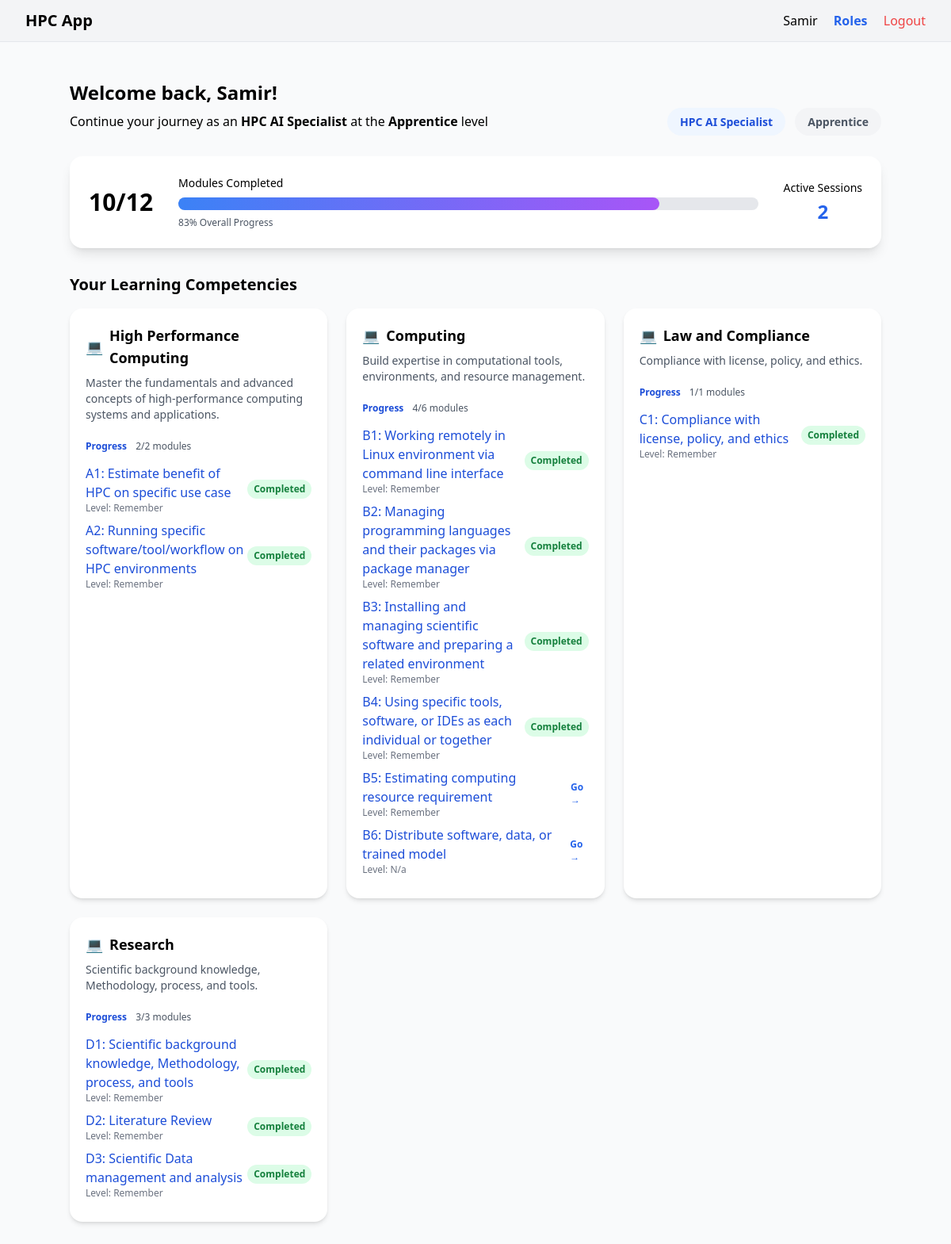
The page /dashboard (signed in) on the database its author committed.
### app/models.py (models this page shows)
class User(UserMixin, db.Model):
    id = db.Column(db.Integer, primary_key=True)
    name = db.Column(db.String(80))
    email = db.Column(db.String(120), unique=True, nullable=False)
    password = db.Column(db.String(200), nullable=False)
    role = db.Column(db.String(64))  # "ai_specialist" or "comp_chem_specialist"
    current_level = db.Column(db.String(32), default="Apprentice")
    created_at = db.Column(db.DateTime, default=datetime.utcnow)
    progress = db.relationship('Progress', backref='user', lazy=True)

class Competency(db.Model):
    id = db.Column(db.Integer, primary_key=True)
    key = db.Column(db.String(2), unique=True, nullable=False)
    name = db.Column(db.String(128), nullable=False)
    description = db.Column(db.Text)
    modules = db.relationship('Module', backref='competency', lazy=True)

class Module(db.Model):
    id = db.Column(db.Integer, primary_key=True)
    competency_id = db.Column(db.Integer, db.ForeignKey('competency.id'), nullable=False)
    key = db.Column(db.String(5), unique=True, nullable=False)
    name = db.Column(db.String(128), nullable=False)
    description = db.Column(db.Text)
    order = db.Column(db.Integer, default=0)
    progresses = db.relationship('Progress', backref='module', lazy=True)

class Progress(db.Model):
    id = db.Column(db.Integer, primary_key=True)
    user_id = db.Column(db.Integer, db.ForeignKey('user.id'), nullable=False)
    module_id = db.Column(db.Integer, db.ForeignKey('module.id'), nullable=False)
    status = db.Column(db.String(32), default='incomplete')  # incomplete, completed
    quiz_passed = db.Column(db.Boolean, default=False)
    last_accessed = db.Column(db.DateTime, default=datetime.utcnow)
    learning_level = db.Column(db.String(32))  # remember, understand, apply, analyze, evaluate, create
    quiz_in_progress = db.Column(db.Boolean, default=False)
    current_quiz_question = db.Column(db.Text)
    quiz_answer = db.Column(db.String(8))
    current_skill = db.Column(db.String(32))
    last_wrong_attempt = db.Column(db.Integer, default=0)
    awaiting_quiz_confirmation = db.Column(db.Boolean, default=False)
    extra_expl_count = db.Column(db.Integer, default=0)
    quiz_type = db.Column(db.String(10), default='mcq')  # 'mcq' or 'text'
    __table_args__ = (
        db.UniqueConstraint('user_id', 'module_id', name='unique_user_module'),
    )

### app/main/routes.py (the view)
@main.route('/dashboard')
@login_required
def dashboard():
    modules_data = get_user_modules(current_user)
    total_modules = sum(len(c["modules"]) for c in modules_data)
    completed_modules = sum(1 for c in modules_data for m in c["modules"] if m["status"] == "completed")
    percent_complete = int((completed_modules / total_modules) * 100) if total_modules else 0
    role_name = role_display_names.get(current_user.role, current_user.role)
    current_level = current_user.current_level
    active_sessions = 2  # placeholder
    return render_template(
        'main/dashboard.html',
        modules_data=modules_data,
        completed_modules=completed_modules,
        total_modules=total_modules,
        percent_complete=percent_complete,
        role_name=role_name,
        current_level=current_level,
        active_sessions=active_sessions
    )

### app/__init__.py (called while the page is built)
def create_app():
    app = Flask(__name__)
    app.config.from_object('config.Config')
    db.init_app(app)
    migrate = Migrate(app, db)
    login_manager = LoginManager()
    login_manager.login_view = 'auth.login'
    login_manager.init_app(app)
    @login_manager.user_loader
    def load_user(user_id):
        return User.query.get(int(user_id))
    from .auth import auth as auth_blueprint
    from .main import main as main_blueprint
    from .chatbot import chatbot as chatbot_blueprint
    app.register_blueprint(auth_blueprint)
    app.register_blueprint(main_blueprint)
    app.register_blueprint(chatbot_blueprint)
    return app

### app/templates/main/dashboard.html
{% extends "base.html" %}
{% block content %}
<div class="max-w-5xl mx-auto">
    <div class="mb-8">
        <h2 class="text-2xl font-bold mb-2">Welcome back, {{ current_user.name }}!</h2>
        <div class="flex flex-wrap gap-4 items-center">
            <div>
                Continue your journey as an <span class="font-semibold">{{ role_name }}</span> at the <span class="font-semibold">{{ current_level }}</span> level
            </div>
            <div class="ml-auto text-right">
                <span class="rounded-full bg-blue-50 px-4 py-2 text-blue-700 text-sm font-semibold">{{ role_name }}</span>
                <span class="ml-2 rounded-full bg-gray-100 px-4 py-2 text-gray-600 text-sm font-semibold">{{ current_level }}</span>
            </div>
        </div>
    </div>
    <div class="bg-white rounded-2xl shadow-lg px-6 py-6 mb-8 flex flex-col sm:flex-row items-center gap-8">
        <div class="text-3xl font-bold">{{ completed_modules }}/{{ total_modules }}</div>
        <div class="flex-1">
            <div class="text-sm mb-2">Modules Completed</div>
            <div class="w-full bg-gray-200 rounded-full h-4 mb-2">
                <div class="bg-gradient-to-r from-blue-500 to-purple-500 h-4 rounded-full" style="width: {{ percent_complete }}%;"></div>
            </div>
            <div class="text-xs text-gray-600">{{ percent_complete }}% Overall Progress</div>
        </div>
        <div class="text-center">
            <div class="text-sm mb-1">Active Sessions</div>
            <div class="text-2xl font-semibold text-blue-600">{{ active_sessions }}</div>
        </div>
    </div>
    <h3 class="text-xl font-bold mb-4">Your Learning Competencies</h3>
    <div class="grid grid-cols-1 md:grid-cols-3 gap-6">
        {% for group in modules_data %}
        <div class="bg-white rounded-2xl shadow-md p-5">
            <div class="font-bold text-lg mb-2 flex items-center">
                <span class="mr-2">💻</span> {{ group.competency.name }}
            </div>
            <div class="text-gray-600 text-sm mb-4">{{ group.competency.description }}</div>
            <div class="mb-3">
                <span class="text-xs text-blue-700 font-bold">
                    Progress
                </span>
                <span class="ml-2 text-xs text-gray-600">{{ group.modules | selectattr('status', 'equalto', 'completed') | list | length }}/{{ group.modules | length }} modules</span>
            </div>
            <ul>
                {% for module in group.modules %}
                <li class="mb-2 flex items-center justify-between">
                    <div>
                        <a href="{{ url_for('main.module', module_id=module.id) }}" class="font-medium text-blue-700 hover:underline">{{ module.key }}: {{ module.name }}</a>
                        <div class="text-xs text-gray-500">Level: {{ module.learning_level|capitalize if module.learning_level else 'N/A' }}</div>
                    </div>
                    {% if module.status == "completed" %}
                        <span class="px-2 py-1 bg-green-100 text-green-700 rounded-full text-xs font-semibold">Completed</span>
                    {% else %}
                        <a href="{{ url_for('main.module', module_id=module.id) }}" class="text-xs text-blue-600 font-semibold hover:underline">Go &rarr;</a>
                    {% endif %}
                </li>
                {% endfor %}
            </ul>
        </div>
        {% endfor %}
    </div>
</div>
{% endblock %}

### app/templates/base.html (shortened to what this page needs)
<!DOCTYPE html>
<html lang="en">
<head>
    <script src="https://cdn.tailwindcss.com"></script>
    <link rel="stylesheet" href="{{ url_for('static', filename='css/main.css') }}">
</head>
<body class="bg-gray-50 min-h-screen">
    <nav class="bg-gray-100 py-3 px-8 flex justify-between items-center border-b">
        <span class="font-bold text-xl">HPC App</span>
        <div>
            {% if current_user.is_authenticated %}
                <span class="mr-4">{{ current_user.name }}</span>
                <a href="{{ url_for('main.role_select') }}" class="mr-4 text-blue-600 font-semibold">Roles</a>
                <a href="{{ url_for('auth.logout') }}" class="text-red-500">Logout</a>
            {% else %}
                <a href="{{ url_for('auth.login') }}" class="mr-4">Login</a>
                <a href="{{ url_for('auth.signup') }}">Signup</a>
            {% endif %}
        </div>
    </nav>
    <main class="py-12">
        {% block content %}{% endblock %}
    </main>
</body>
</html>

### rows shown on the page
User: name "Samir", current_level "Apprentice"
Competency: competency.name "High Performance Computing", competency.description "Master the fundamentals and advanced concepts of high-performance computing systems and applications."
Module: key "A1", name "Estimate benefit of HPC on specific use case"
Progress: learning_level "Remember"
Module: key "A2", name "Running specific software/tool/workflow on HPC environments"
Progress: learning_level "Remember"
Competency: competency.name "Computing", competency.description "Build expertise in computational tools, environments, and resource management."
Module: key "B1", name "Working remotely in Linux environment via command line interface"
Progress: learning_level "Remember"
Module: key "B2", name "Managing programming languages and their packages via package manager"
Progress: learning_level "Remember"
Module: key "B3", name "Installing and managing scientific software and preparing a related environment"
Progress: learning_level "Remember"
Module: key "B4", name "Using specific tools, software, or IDEs as each individual or together"
Progress: learning_level "Remember"
Module: key "B5", name "Estimating computing resource requirement"
Progress: learning_level "Remember"
Module: key "B6", name "Distribute software, data, or trained model", learning_level "N/a"
Competency: competency.name "Law and Compliance", competency.description "Compliance with license, policy, and ethics."
Module: key "C1", name "Compliance with license, policy, and ethics"
Progress: learning_level "Remember"
Competency: competency.name "Research", competency.description "Scientific background knowledge, Methodology, process, and tools."
Module: key "D1", name "Scientific background knowledge, Methodology, process, and tools"
Progress: learning_level "Remember"
Module: key "D2", name "Literature Review"
Progress: learning_level "Remember"
Module: key "D3", name "Scientific Data management and analysis"
Progress: learning_level "Remember"

### other values the page prints
{{ role_name }} "HPC AI Specialist"
{{ completed_modules }} "10"
{{ total_modules }} "12"
{{ percent_complete }} "83"
{{ active_sessions }} "2"
{{ group.modules | length }} "2" "6" "1" "3"
